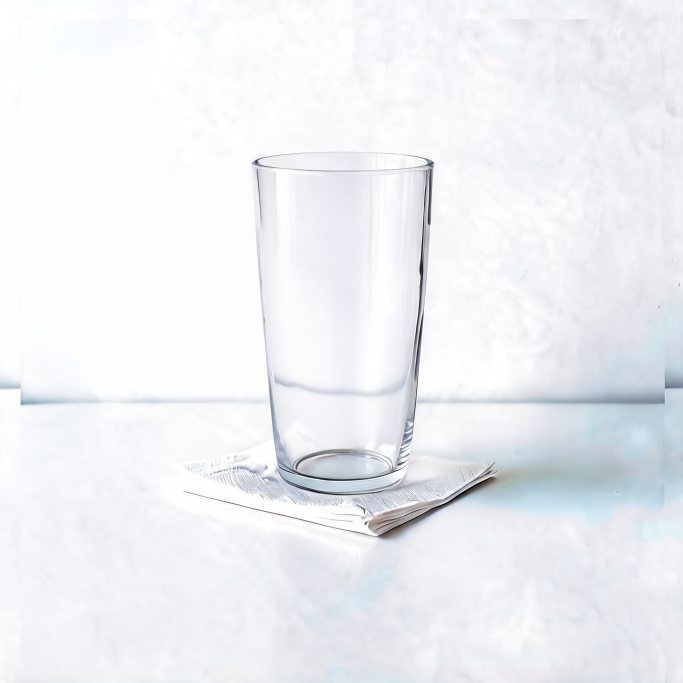
#> input picture design/assets/cups/choco-frappe/v2/0_a.png, 2048 x 2048 px (shown at 1/3 size)
$ python align_frappe_empty.py
#> lines starting #> are read from the running program, lines starting #| are printed output that depends on the picture
# 초코 프라페 0%(빈 잔). 아메리카노 빈 잔은 프라페 잔보다 9% 길고 덜 좁아져서 쓸 수 없다(대표님 2026-10-24 "빈컵 왜이리 큰거야").
# v2/30_a.png를 레퍼런스로 내용물만 비운 편집본(v2/0_a.png)이 30%와 같은 자리라, 30%의 정렬 값을 그대로 쓴다.
import json
import os
import sys

import numpy as np
from PIL import Image, ImageFilter

sys.path.insert(0, os.path.dirname(os.path.abspath(__file__)))
import align_frappe_v2 as v2

CUPS = os.path.dirname(os.path.dirname(os.path.abspath(__file__)))
SCALE, DX, DY = 0.915, 88, 12  # align_frappe_v2가 30%에서 찾은 값


def main() -> None:
    new = Image.open(os.path.join(CUPS, "choco-frappe", "v2", "0_a.png")).convert("RGB")
#> new is the input picture: PIL image 2048x2048 RGB; mean R, G, B 238.8, 240.3, 243.9
    new = new.filter(ImageFilter.UnsharpMask(radius=2.2, percent=90, threshold=2))
    scaled = new.resize(
        (round(new.width * SCALE), round(new.height * SCALE)), Image.Resampling.LANCZOS
    )
    arr = np.pad(np.asarray(scaled), ((DY, 2048), (DX, 2048), (0, 0)), mode="edge")
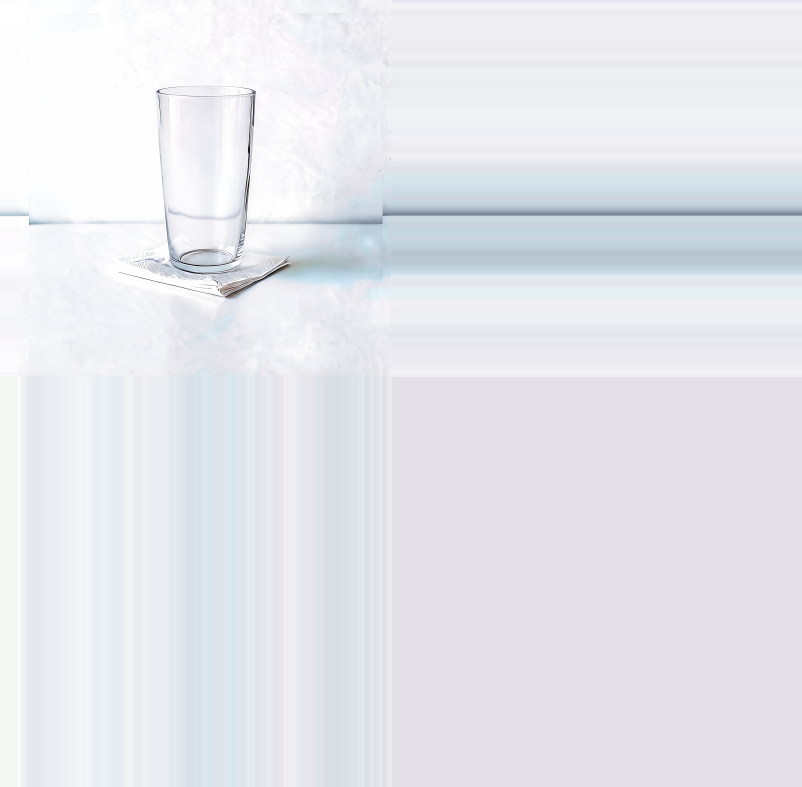
#> arr: shape (3934, 4010, 3) (shown at 1/5 size); mean R, G, B 229.8, 231.5, 236.8
    canvas = Image.fromarray(arr).crop((0, 0, 2048, 2048))
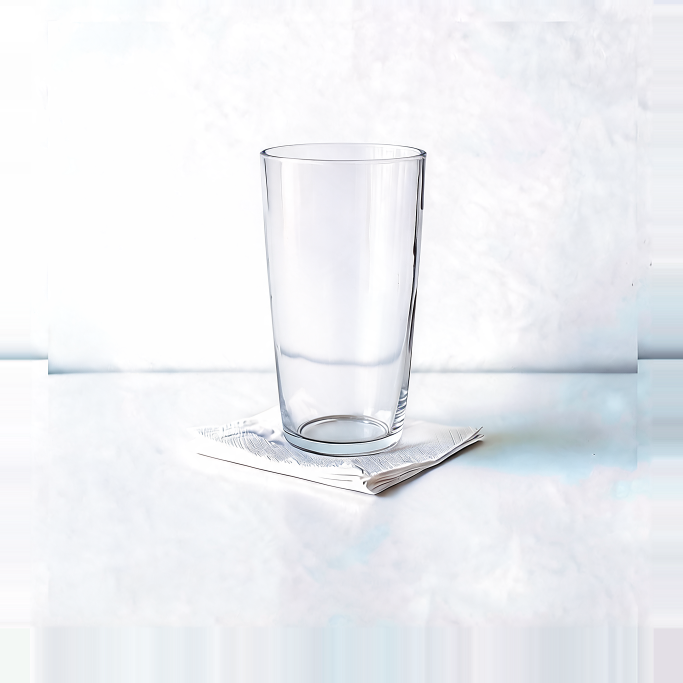
#> canvas: PIL image 2048x2048 RGB (shown at 1/3 size); mean R, G, B 237.9, 239.7, 243.4
    canvas.save(os.path.join(CUPS, "choco-frappe", "original", "0.png"))
#> (the run stopped early here; a loop or call above may not have finished)
